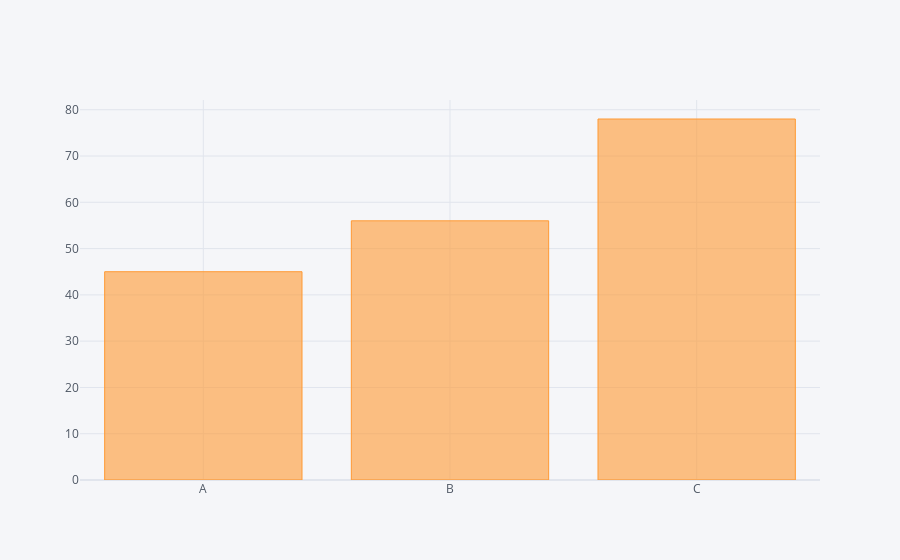

Notebook code for this chart:
### Markdown cell above
### Bar plots

### Code cell
df2.iplot(kind='bar', x='Category', y='Values')

### Figure 1 — Plotly figure (JSON) as saved in the notebook; plotly's stock layout.template omitted (floating-point values rounded to 4 significant figures)
{"data": [{"marker": {"color": "rgba(255, 153, 51, 0.6)", "line": {"color": "rgba(255, 153, 51, 1.0)", "width": 1}}, "name": "Values", "orientation": "v", "text": "", "type": "bar", "x": ["A", "B", "C"], "y": [45, 56, 78]}], "layout": {"legend": {"bgcolor": "#F5F6F9", "font": {"color": "#4D5663"}}, "paper_bgcolor": "#F5F6F9", "plot_bgcolor": "#F5F6F9", "title": {"font": {"color": "#4D5663"}}, "xaxis": {"gridcolor": "#E1E5ED", "showgrid": true, "tickfont": {"color": "#4D5663"}, "title": {"font": {"color": "#4D5663"}, "text": ""}, "zerolinecolor": "#E1E5ED"}, "yaxis": {"gridcolor": "#E1E5ED", "showgrid": true, "tickfont": {"color": "#4D5663"}, "title": {"font": {"color": "#4D5663"}, "text": ""}, "zerolinecolor": "#E1E5ED"}}}
